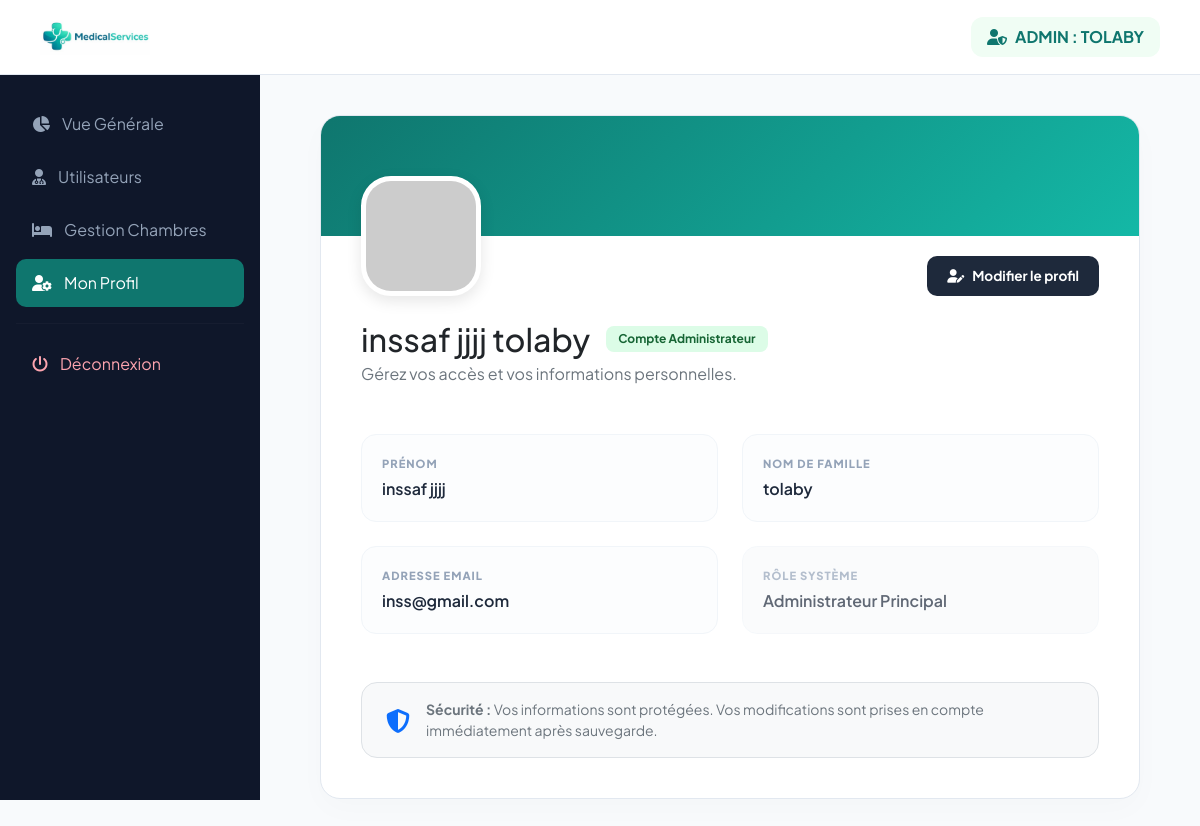
Screenshot of /connexion_admin/profil.php (signed in) with the database file from the repository.
### tables this page shows
CREATE TABLE `utilisateurs` (
  `id_user` int(11) NOT NULL,
  `cin` varchar(255) NOT NULL,
  `matricule` varchar(255) NOT NULL,
  `nom` varchar(50) DEFAULT NULL,
  `prenom` varchar(50) DEFAULT NULL,
  `email` varchar(50) DEFAULT NULL,
  `mot_de_passe` varchar(255) DEFAULT NULL,
  `telephone` int(11) NOT NULL,
  `adresse` text NOT NULL,
  `photo` varchar(255) NOT NULL DEFAULT '''default_avatar.png''',
  `role` enum('infirmier','admin','medecin','secretaire') DEFAULT NULL,
  `specialite` varchar(255) NOT NULL DEFAULT 'Généraliste',
  `statut_compte` enum('actif','suspendu','conge') NOT NULL,
  `date_embauche` date NOT NULL DEFAULT current_timestamp(),
  `derniere_connexion` datetime DEFAULT NULL,
  `created_at` timestamp NOT NULL DEFAULT current_timestamp()
);

### connexion_admin/profil.php (the view, shortened to what this page needs)
<?php
include("../config/connexion.php");
$id_user = $_SESSION['user_id'];
$stmt = $pdo->prepare("SELECT * FROM utilisateurs WHERE id_user = ?");
$stmt->execute([$id_user]);
$admin = $stmt->fetch(PDO::FETCH_ASSOC);
$avatar_url = "https://ui-avatars.com/api/?name=" . urlencode($admin['prenom'] . ' ' . $admin['nom']) . "&background=0f766e&color=fff&size=128";
?>
<!DOCTYPE html>
<html lang="fr">
<head>
    <link rel="stylesheet" href="https://cdnjs.cloudflare.com/ajax/libs/font-awesome/6.5.0/css/all.min.css">
    <link href="https://cdn.jsdelivr.net/npm/bootstrap@5.3.2/dist/css/bootstrap.min.css" rel="stylesheet">
</head>
<body>
<header>
    <img src="../images/logo_app2.png" alt="Logo" style="height: 35px;">
    <div style="background: var(--primary-soft); color: var(--primary); padding: 8px 16px; border-radius: 12px; font-weight: 700;">
        <i class="fa-solid fa-user-shield me-2"></i>ADMIN : <?= strtoupper($admin['nom']) ?>
    </div>
</header>
<aside class="sidebar">
    <a href="dashboard_admin.php"><i class="fa-solid fa-chart-pie"></i> Vue Générale</a>
    <a href="utilisateurs.php"><i class="fa-solid fa-user-md"></i> Utilisateurs</a>
    <a href="chambres.php"><i class="fa-solid fa-bed"></i> Gestion Chambres</a>
    <a href="profil.php" class="active"><i class="fa-solid fa-user-gear"></i> Mon Profil</a>
    <hr style="border-color: rgba(255,255,255,0.1)">
    <a href="../logout.php" style="color: #fda4af;"><i class="fa-solid fa-power-off"></i> Déconnexion</a>
</aside>
<div class="main-wrapper">
    <main class="content-container">
        <form method="POST" id="profileForm">
            <div class="profile-card">
                <div class="profile-banner"></div>
                <div class="profile-body">
                    <div class="d-flex align-items-end justify-content-between mb-4">
                        <img src="<?= $avatar_url ?>" alt="Avatar" class="avatar-img">
                        <div id="view-actions">
                            <button type="button" class="btn-edit" onclick="enableEdit()">
                                <i class="fa-solid fa-user-pen me-2"></i>Modifier le profil
                            </button>
                        </div>
                    </div>
                    <div class="mb-5">
                        <div class="d-flex align-items-center gap-3">
                            <h2 class="fw-800 text-dark m-0"><?= $admin['prenom'] ?> <?= $admin['nom'] ?></h2>
                            <span class="status-tag">Compte Administrateur</span>
                        </div>
                        <p class="text-secondary mt-1">Gérez vos accès et vos informations personnelles.</p>
                    </div>
                    <div class="row g-4">
                        <div class="col-md-6">
                            <div class="info-box">
                                <div class="info-label">Prénom</div>
                                <div class="info-value txt-view"><?= $admin['prenom'] ?></div>
                            </div>
                        </div>
                        <div class="col-md-6">
                            <div class="info-box">
                                <div class="info-label">Nom de famille</div>
                                <div class="info-value txt-view"><?= $admin['nom'] ?></div>
                            </div>
                        </div>
                        <div class="col-md-6">
                            <div class="info-box">
                                <div class="info-label">Adresse Email</div>
                                <div class="info-value txt-view"><?= $admin['email'] ?></div>
                            </div>
                        </div>
                        <div class="col-md-6">
                            <div class="info-box" style="background: #f8fafc; opacity: 0.7;">
                                <div class="info-label">Rôle Système</div>
                                <div class="info-value">Administrateur Principal</div>
                            </div>
                        </div>
                    </div>
                    <div class="mt-5 p-3 rounded-4 bg-light border d-flex align-items-center gap-3">
                        <div class="text-primary fs-4 ps-2"><i class="fa-solid fa-shield-halved"></i></div>
                        <p class="small text-secondary m-0">
                            <strong>Sécurité :</strong> Vos informations sont protégées. Vos modifications sont prises en compte immédiatement après sauvegarde.
                        </p>
                    </div>
                </div>
            </div>
        </form>
    </main>
</div>
</body>
</html>

### connexion_admin/profil.php (style rules this page uses)
:root { --primary: #0f766e; --primary-soft: #f0fdf4; --sidebar-bg: #0f172a; --bg-body: #f8fafc; --border: #e2e8f0; }
body { background: var(--bg-body); font-family: 'Plus Jakarta Sans', sans-serif; display: flex; min-height: 100vh; margin: 0; }
header { background: #ffffff; padding: 0 40px; height: 75px; display: flex; justify-content: space-between; align-items: center; border-bottom: 1px solid var(--border); position: fixed; width: 100%; top: 0; z-index: 1050; }
.sidebar { width: 260px; background: var(--sidebar-bg); height: 100vh; position: fixed; top: 0; padding: 100px 16px 24px; z-index: 1000; }
.sidebar a { display: flex; align-items: center; gap: 12px; color: #94a3b8; text-decoration: none; padding: 12px 16px; border-radius: 10px; margin-bottom: 5px; transition: 0.3s; }
.sidebar a:hover, .sidebar a.active { background: var(--primary); color: #ffffff; }
.main-wrapper { flex: 1; margin-left: 260px; padding-top: 75px; }
.content-container { padding: 40px; max-width: 900px; margin: 0 auto; }
.profile-card { background: white; border-radius: 20px; border: 1px solid var(--border); box-shadow: 0 10px 30px rgba(0,0,0,0.02); overflow: hidden; }
.profile-banner { height: 120px; background: linear-gradient(135deg, var(--primary), #14b8a6); }
.profile-body { padding: 0 40px 40px; margin-top: -60px; }
.avatar-img { width: 120px; height: 120px; border-radius: 30px; border: 5px solid white; box-shadow: 0 5px 15px rgba(0,0,0,0.1); object-fit: cover; background: #fff; }
.info-box { padding: 20px; background: #fcfdfe; border-radius: 15px; border: 1px solid #f1f5f9; height: 100%; }
.info-label { font-size: 0.7rem; font-weight: 800; color: #94a3b8; text-transform: uppercase; letter-spacing: 1px; margin-bottom: 5px; }
.info-value { font-size: 1rem; font-weight: 600; color: #1e293b; }
.btn-edit, .btn-save { background: #1e293b; color: white; padding: 10px 20px; border-radius: 10px; text-decoration: none; font-weight: 700; font-size: 0.85rem; transition: 0.3s; border: none; }
.status-tag { font-size: 0.75rem; font-weight: 700; background: #dcfce7; color: #166534; padding: 4px 12px; border-radius: 8px; }

### rows the page displays
utilisateurs: nom "TOLABY", prenom "inssaf jjjj", nom "tolaby", email "inss@gmail.com"
